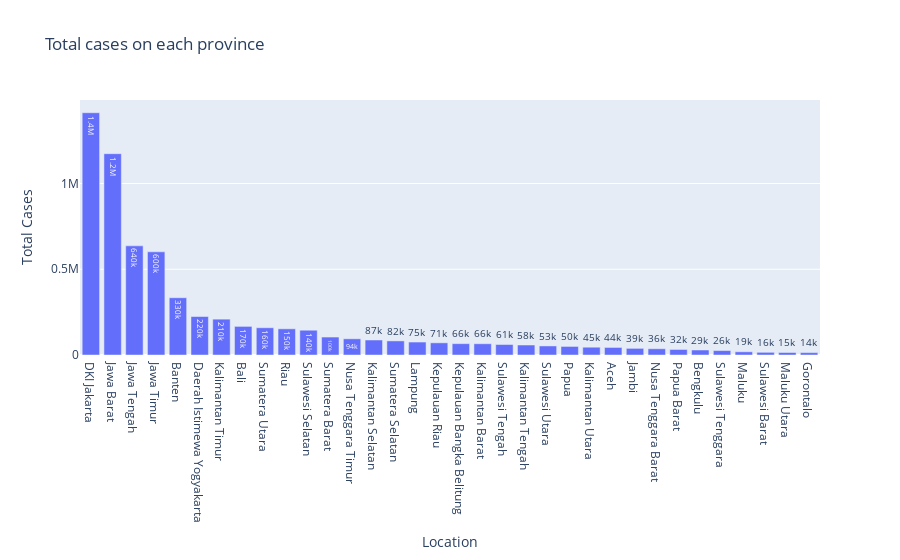

This figure's notebook cell:
### Markdown cell above
## Total Cases Grouped By Province

### Code cell
df_prov2 = pd.DataFrame(columns = ['Location', 'Total Cases'])
df_prov2['Location'] = df_raw['Location'].unique()
i = df_prov2[df_prov2['Location'] == 'Indonesia'].index
df_prov2 = df_prov2.drop(i)

for land in df_prov2['Location']:
    i = df_prov2[df_prov2['Location']==land].index.values
    df_prov2['Total Cases'][i] = df_raw[df_raw['Location']==land]['Total Cases'].max()

df_prov2 = df_prov2.dropna()
df_prov2 = df_prov2.sort_values('Total Cases', ascending=False)
df_prov2 = df_prov2.reset_index(drop=True)

fig1 = px.bar(df_prov2, y='Total Cases', x='Location', title='Total cases on each province', text_auto='.2s')
fig1.show()

### Figure 1 — Plotly figure (JSON) as saved in the notebook; plotly's stock layout.template omitted (floating-point values rounded to 4 significant figures)
{"data": [{"alignmentgroup": "True", "hovertemplate": "Location=%{x}<br>Total Cases=%{y}<extra></extra>", "legendgroup": "", "marker": {"color": "#636efa", "pattern": {"shape": ""}}, "name": "", "offsetgroup": "", "orientation": "v", "showlegend": false, "textposition": "auto", "texttemplate": "%{y:.2s}", "x": ["DKI Jakarta", "Jawa Barat", "Jawa Tengah", "Jawa Timur", "Banten", "Daerah Istimewa Yogyakarta", "Kalimantan Timur", "Bali", "Sumatera Utara", "Riau", "Sulawesi Selatan", "Sumatera Barat", "Nusa Tenggara Timur", "Kalimantan Selatan", "Sumatera Selatan", "Lampung", "Kepulauan Riau", "Kepulauan Bangka Belitung", "Kalimantan Barat", "Sulawesi Tengah", "Kalimantan Tengah", "Sulawesi Utara", "Papua", "Kalimantan Utara", "Aceh", "Jambi", "Nusa Tenggara Barat", "Papua Barat", "Bengkulu", "Sulawesi Tenggara", "Maluku", "Sulawesi Barat", "Maluku Utara", "Gorontalo"], "xaxis": "x", "y": [1412511, 1173731, 636409, 601545, 333875, 224307, 209017, 166831, 158866, 152648, 144494, 104640, 94415, 87476, 82198, 75485, 70883, 66144, 65605, 61099, 58217, 52770, 49927, 45417, 44038, 38643, 36247, 32170, 29173, 25693, 18736, 15601, 14595, 13951], "yaxis": "y", "type": "bar"}], "layout": {"xaxis": {"anchor": "y", "domain": [0, 1], "title": {"text": "Location"}, "type": "category", "range": [-0.5, 33.5], "autorange": true}, "yaxis": {"anchor": "x", "domain": [0, 1], "title": {"text": "Total Cases"}, "type": "linear", "range": [0, 1487000.0], "autorange": true}, "legend": {"tracegroupgap": 0}, "title": {"text": "Total cases on each province"}, "barmode": "relative", "autosize": true}}
